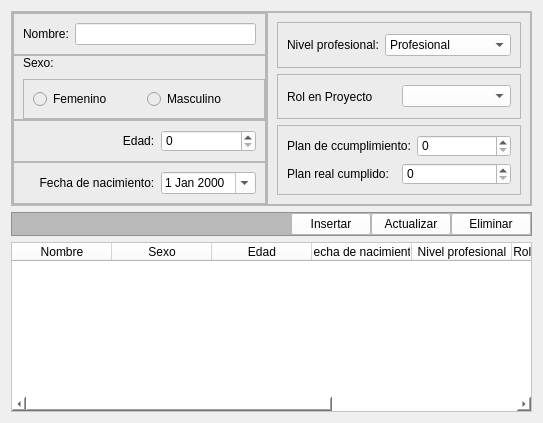
     <widget class="QWidget" name="tab_vinculados">
      <attribute name="title">
       <string>Gestion de vinculados</string>
      </attribute>
      <layout class="QVBoxLayout" name="verticalLayout_6">
       <item>
        <widget class="QFrame" name="frame">
         <property name="frameShape">
          <enum>QFrame::StyledPanel</enum>
         </property>
         <property name="frameShadow">
          <enum>QFrame::Raised</enum>
         </property>
         <layout class="QHBoxLayout" name="horizontalLayout">
          <property name="spacing">
           <number>0</number>
          </property>
          <property name="leftMargin">
           <number>0</number>
          </property>
          <property name="topMargin">
           <number>0</number>
          </property>
          <property name="rightMargin">
           <number>0</number>
          </property>
          <property name="bottomMargin">
           <number>0</number>
          </property>
          <item>
           <widget class="QFrame" name="frame_2">
            <property name="sizePolicy">
             <sizepolicy hsizetype="Preferred" vsizetype="Preferred">
              <horstretch>0</horstretch>
              <verstretch>0</verstretch>
             </sizepolicy>
            </property>
            <property name="maximumSize">
             <size>
              <width>278</width>
              <height>286</height>
             </size>
            </property>
            <property name="styleSheet">
             <string notr="true">background-color: rgb(236, 236, 236);</string>
            </property>
            <property name="frameShape">
             <enum>QFrame::StyledPanel</enum>
            </property>
            <property name="frameShadow">
             <enum>QFrame::Raised</enum>
            </property>
            <layout class="QVBoxLayout" name="verticalLayout_3">
             <property name="spacing">
              <number>0</number>
             </property>
             <property name="leftMargin">
              <number>0</number>
             </property>
             <property name="topMargin">
              <number>0</number>
             </property>
             <property name="rightMargin">
              <number>0</number>
             </property>
             <property name="bottomMargin">
              <number>0</number>
             </property>
             <item>
              <widget class="QFrame" name="frame_nombre">
               <property name="frameShape">
                <enum>QFrame::StyledPanel</enum>
               </property>
               <property name="frameShadow">
                <enum>QFrame::Raised</enum>
               </property>
               <layout class="QHBoxLayout" name="horizontalLayout_4">
                <item>
                 <widget class="QLabel" name="label_nombre">
                  <property name="text">
                   <string>Nombre:</string>
                  </property>
                 </widget>
                </item>
                <item>
                 <widget class="QLineEdit" name="lineEdit_nombre_vin">
                  <property name="enabled">
                   <bool>true</bool>
                  </property>
                  <property name="styleSheet">
                   <string notr="true">background-color: rgb(255, 255, 255);</string>
                  </property>
                 </widget>
                </item>
               </layout>
              </widget>
             </item>
             <item>
              <widget class="QFrame" name="frame_sexo">
               <property name="frameShape">
                <enum>QFrame::StyledPanel</enum>
               </property>
               <property name="frameShadow">
                <enum>QFrame::Raised</enum>
               </property>
               <layout class="QVBoxLayout" name="verticalLayout_2">
                <property name="spacing">
                 <number>9</number>
                </property>
                <property name="leftMargin">
                 <number>9</number>
                </property>
                <property name="topMargin">
                 <number>0</number>
                </property>
                <property name="rightMargin">
                 <number>0</number>
                </property>
                <property name="bottomMargin">
                 <number>0</number>
                </property>
                <item>
                 <widget class="QLabel" name="label_sexo">
                  <property name="text">
                   <string>Sexo:</string>
                  </property>
                 </widget>
                </item>
                <item>
                 <widget class="QFrame" name="frame_9">
                  <property name="frameShape">
                   <enum>QFrame::StyledPanel</enum>
                  </property>
                  <property name="frameShadow">
                   <enum>QFrame::Raised</enum>
                  </property>
                  <layout class="QHBoxLayout" name="horizontalLayout_6">
                   <item>
                    <widget class="QRadioButton" name="radioButton_Femenino">
                     <property name="text">
                      <string>Femenino</string>
                     </property>
                    </widget>
                   </item>
                   <item>
                    <widget class="QRadioButton" name="radioButton_masculino">
                     <property name="text">
                      <string>Masculino</string>
                     </property>
                    </widget>
                   </item>
                  </layout>
                 </widget>
                </item>
               </layout>
              </widget>
             </item>
             <item>
              <widget class="QFrame" name="frame_edad">
               <property name="frameShape">
                <enum>QFrame::StyledPanel</enum>
               </property>
               <property name="frameShadow">
                <enum>QFrame::Raised</enum>
               </property>
               <layout class="QHBoxLayout" name="horizontalLayout_2">
                <item>
                 <widget class="QLabel" name="label_edad">
                  <property name="layoutDirection">
                   <enum>Qt::LeftToRight</enum>
                  </property>
                  <property name="text">
                   <string>                              Edad:</string>
                  </property>
                 </widget>
                </item>
                <item>
                 <widget class="QSpinBox" name="spinBox_edad">
                  <property name="styleSheet">
                   <string notr="true">background-color: rgb(255, 255, 255);</string>
                  </property>
                 </widget>
                </item>
               </layout>
              </widget>
             </item>
             <item>
              <widget class="QFrame" name="frame_fecha_naci">
               <property name="frameShape">
                <enum>QFrame::StyledPanel</enum>
               </property>
               <property name="frameShadow">
                <enum>QFrame::Raised</enum>
               </property>
               <layout class="QHBoxLayout" name="horizontalLayout_3">
                <item>
                 <widget class="QLabel" name="label_fecha_naci">
                  <property name="text">
                   <string>     Fecha de nacimiento:</string>
                  </property>
                 </widget>
                </item>
                <item>
                 <widget class="QDateEdit" name="dateEdit_fecha_naci">
                  <property name="styleSheet">
                   <string notr="true">background-color: rgb(255, 255, 255);</string>
                  </property>
                  <property name="calendarPopup">
                   <bool>true</bool>
                  </property>
                 </widget>
                </item>
               </layout>
              </widget>
             </item>
            </layout>
           </widget>
          </item>
          <item>
           <widget class="QFrame" name="frame_3">
            <property name="styleSheet">
             <string notr="true">background-color: rgb(236, 236, 236);</string>
            </property>
            <property name="frameShape">
             <enum>QFrame::StyledPanel</enum>
            </property>
            <property name="frameShadow">
             <enum>QFrame::Raised</enum>
            </property>
            <layout class="QVBoxLayout" name="verticalLayout_5">
             <item>
              <widget class="QFrame" name="frame_nivel_pro">
               <property name="frameShape">
                <enum>QFrame::StyledPanel</enum>
               </property>
               <property name="frameShadow">
                <enum>QFrame::Raised</enum>
               </property>
               <layout class="QHBoxLayout" name="horizontalLayout_7">
                <item>
                 <widget class="QLabel" name="label_nivel_pro">
                  <property name="text">
                   <string>Nivel profesional:</string>
                  </property>
                 </widget>
                </item>
                <item>
                 <widget class="QComboBox" name="comboBox_niv_pro">
                  <property name="styleSheet">
                   <string notr="true">background-color: rgb(255, 255, 255);</string>
                  </property>
                  <item>
                   <property name="text">
                    <string>Profesional</string>
                   </property>
                  </item>
                  <item>
                   <property name="text">
                    <string>tecnico Medio</string>
                   </property>
                  </item>
                  <item>
                   <property name="text">
                    <string>Obrero Calificado</string>
                   </property>
                  </item>
                 </widget>
                </item>
               </layout>
              </widget>
             </item>
             <item>
              <widget class="QFrame" name="frame_rol">
               <property name="frameShape">
                <enum>QFrame::StyledPanel</enum>
               </property>
               <property name="frameShadow">
                <enum>QFrame::Raised</enum>
               </property>
               <layout class="QHBoxLayout" name="horizontalLayout_9">
                <item>
                 <widget class="QLabel" name="label_rol">
                  <property name="text">
                   <string>Rol en Proyecto</string>
                  </property>
                 </widget>
                </item>
                <item>
                 <widget class="QComboBox" name="comboBox_rol">
                  <property name="styleSheet">
                   <string notr="true">background-color: rgb(255, 255, 255);</string>
                  </property>
                 </widget>
                </item>
               </layout>
              </widget>
             </item>
             <item>
              <widget class="QFrame" name="frame_planes_cumpls">
               <property name="frameShape">
                <enum>QFrame::StyledPanel</enum>
               </property>
               <property name="frameShadow">
                <enum>QFrame::Raised</enum>
               </property>
               <layout class="QVBoxLayout" name="verticalLayout_4">
                <item>
                 <layout class="QHBoxLayout" name="horizontalLayout_10">
                  <item>
                   <widget class="QLabel" name="label_plan_cump">
                    <property name="text">
                     <string>Plan de ccumplimiento:</string>
                    </property>
                   </widget>
                  </item>
                  <item>
                   <widget class="QSpinBox" name="spinBox_plan_cump">
                    <property name="styleSheet">
                     <string notr="true">background-color: rgb(255, 255, 255);</string>
                    </property>
                   </widget>
                  </item>
                 </layout>
                </item>
                <item>
                 <layout class="QHBoxLayout" name="horizontalLayout_11">
                  <item>
                   <widget class="QLabel" name="label_plan_real">
                    <property name="text">
                     <string>Plan real cumplido:</string>
                    </property>
                   </widget>
                  </item>
                  <item>
                   <widget class="QSpinBox" name="spinBox_plan_real">
                    <property name="styleSheet">
                     <string notr="true">background-color: rgb(255, 255, 255);</string>
                    </property>
                   </widget>
                  </item>
                 </layout>
                </item>
               </layout>
              </widget>
             </item>
            </layout>
           </widget>
          </item>
         </layout>
        </widget>
       </item>
       <item>
        <widget class="QFrame" name="frame_8">
         <property name="sizePolicy">
          <sizepolicy hsizetype="Preferred" vsizetype="Minimum">
           <horstretch>0</horstretch>
           <verstretch>0</verstretch>
          </sizepolicy>
         </property>
         <property name="maximumSize">
          <size>
           <width>16777215</width>
           <height>30</height>
          </size>
         </property>
         <property name="styleSheet">
          <string notr="true">background-color: rgb(185, 185, 185);
</string>
         </property>
         <property name="frameShape">
          <enum>QFrame::StyledPanel</enum>
         </property>
         <property name="frameShadow">
          <enum>QFrame::Raised</enum>
         </property>
         <layout class="QHBoxLayout" name="horizontalLayout_5">
          <property name="spacing">
           <number>0</number>
          </property>
          <property name="leftMargin">
           <number>0</number>
          </property>
          <property name="topMargin">
           <number>0</number>
          </property>
          <property name="rightMargin">
           <number>0</number>
          </property>
          <property name="bottomMargin">
           <number>0</number>
          </property>
          <item>
           <spacer name="horizontalSpacer">
            <property name="orientation">
             <enum>Qt::Horizontal</enum>
            </property>
            <property name="sizeHint" stdset="0">
             <size>
              <width>40</width>
              <height>20</height>
             </size>
            </property>
           </spacer>
          </item>
          <item>
           <widget class="QPushButton" name="pushButton_insertar_vin">
            <property name="styleSheet">
             <string notr="true">background-color: rgb(255, 255, 255);</string>
            </property>
            <property name="text">
             <string>Insertar</string>
            </property>
           </widget>
          </item>
          <item>
           <widget class="QPushButton" name="pushButton_actualizar_vin">
            <property name="styleSheet">
             <string notr="true">background-color: rgb(255, 255, 255);</string>
            </property>
            <property name="text">
             <string>Actualizar</string>
            </property>
           </widget>
          </item>
          <item>
           <widget class="QPushButton" name="pushButton_eliminar_vin">
            <property name="styleSheet">
             <string notr="true">background-color: rgb(255, 255, 255);</string>
            </property>
            <property name="text">
             <string>Eliminar</string>
            </property>
           </widget>
          </item>
         </layout>
        </widget>
       </item>
       <item>
        <widget class="QTableWidget" name="tableWidget_vin">
         <property name="maximumSize">
          <size>
           <width>16777215</width>
           <height>170</height>
          </size>
         </property>
         <property name="styleSheet">
          <string notr="true">background-color: rgb(255, 255, 255);</string>
         </property>
         <column>
          <property name="text">
           <string>Nombre</string>
          </property>
         </column>
         <column>
          <property name="text">
           <string>Sexo</string>
          </property>
         </column>
         <column>
          <property name="text">
           <string>Edad</string>
          </property>
         </column>
         <column>
          <property name="text">
           <string>Fecha de nacimiento</string>
          </property>
         </column>
         <column>
          <property name="text">
           <string>Nivel profesional</string>
          </property>
         </column>
         <column>
          <property name="text">
           <string>Rol desempeñado</string>
          </property>
         </column>
         <column>
          <property name="text">
           <string>Plan asig</string>
          </property>
         </column>
         <column>
          <property name="text">
           <string>Plan real</string>
          </property>
         </column>
        </widget>
       </item>
      </layout>
     </widget>
